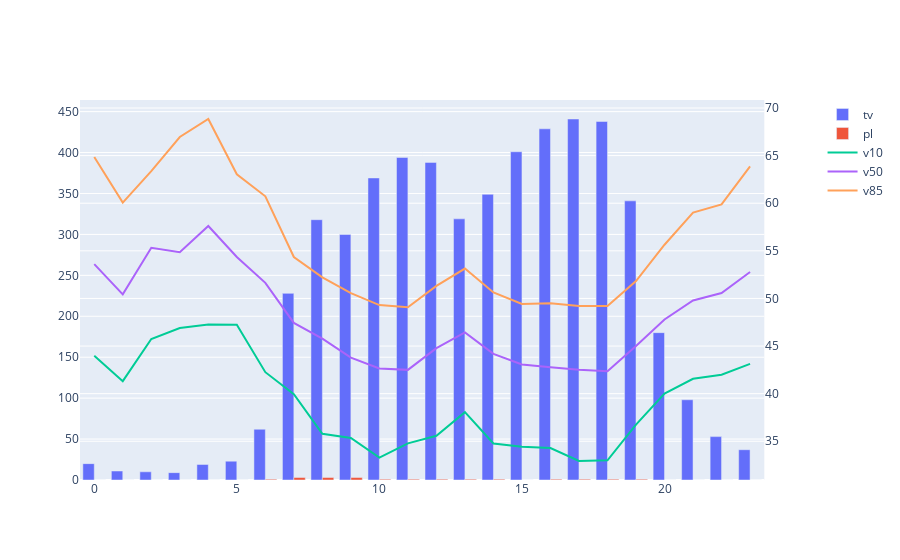

Write notebook code for a chart like this one.
### Code cell
typesVeh=['tv', 'pl']
sens='sens1'
fig = make_subplots(specs=[[{"secondary_y": True}]])
for t in typesVeh :
    test=round((cpt.dfMoyenne.loc[(cpt.dfMoyenne.jour.isin(dicoHoraire['mja']['listJours'])) &(cpt.dfMoyenne.type_veh==t) & (cpt.dfMoyenne.sens==sens)
       ].groupby(['heure','type_veh','sens']).nbVeh.sum()/dicoHoraire['mja']['nbJour']),0).reset_index()
    fig.add_trace(go.Bar(x=test['heure'], y=test['nbVeh'],name=t ),secondary_y=False)
for v in ('v10','v50','v85') : 
    vts=cpt.dfMoyenne.loc[(cpt.dfMoyenne.jour.isin(dicoHoraire['mja']['listJours'])) & (cpt.dfMoyenne.sens==sens)
       ].groupby(['heure','sens'])[v].mean().reset_index()
    fig.add_trace(go.Scatter(x=vts['heure'], y=vts[v], name=v),secondary_y=True)
fig

### Figure 1 — Plotly figure (JSON) as saved in the notebook; plotly's stock layout.template omitted (floating-point values rounded to 4 significant figures)
{"data": [{"name": "tv", "type": "bar", "x": [0, 1, 2, 3, 4, 5, 6, 7, 8, 9, 10, 11, 12, 13, 14, 15, 16, 17, 18, 19, 20, 21, 22, 23], "xaxis": "x", "y": [20, 11, 10, 9, 19, 23, 62, 228, 318, 300, 369, 394, 388, 319, 349, 401, 429, 441, 438, 341, 180, 98, 53, 37], "yaxis": "y"}, {"name": "pl", "type": "bar", "x": [0, 1, 2, 3, 4, 5, 6, 7, 8, 9, 10, 11, 12, 13, 14, 15, 16, 17, 18, 19, 20, 21, 22, 23], "xaxis": "x", "y": [0, 0, 0, 0, 0, 0, 1, 3, 3, 3, 1, 1, 1, 1, 1, 0, 1, 1, 1, 1, 0, 0, 0, 0], "yaxis": "y"}, {"name": "v10", "type": "scatter", "x": [0, 1, 2, 3, 4, 5, 6, 7, 8, 9, 10, 11, 12, 13, 14, 15, 16, 17, 18, 19, 20, 21, 22, 23], "xaxis": "x", "y": [43.98, 41.31, 45.74, 46.89, 47.26, 47.24, 42.26, 39.94, 35.79, 35.34, 33.29, 34.79, 35.57, 38.06, 34.77, 34.43, 34.29, 32.93, 33, 36.76, 40, 41.56, 41.99, 43.13], "yaxis": "y2"}, {"name": "v50", "type": "scatter", "x": [0, 1, 2, 3, 4, 5, 6, 7, 8, 9, 10, 11, 12, 13, 14, 15, 16, 17, 18, 19, 20, 21, 22, 23], "xaxis": "x", "y": [53.61, 50.43, 55.32, 54.86, 57.61, 54.36, 51.64, 47.43, 45.79, 43.79, 42.64, 42.5, 44.79, 46.43, 44.18, 43.07, 42.79, 42.5, 42.36, 45, 47.79, 49.79, 50.57, 52.79], "yaxis": "y2"}, {"name": "v85", "type": "scatter", "x": [0, 1, 2, 3, 4, 5, 6, 7, 8, 9, 10, 11, 12, 13, 14, 15, 16, 17, 18, 19, 20, 21, 22, 23], "xaxis": "x", "y": [64.86, 60.07, 63.37, 66.96, 68.85, 63.04, 60.72, 54.35, 52.22, 50.55, 49.31, 49.07, 51.31, 53.14, 50.63, 49.43, 49.49, 49.21, 49.21, 51.82, 55.64, 59.01, 59.88, 63.88], "yaxis": "y2"}], "layout": {"autosize": true, "xaxis": {"anchor": "y", "autorange": true, "domain": [0, 0.94], "range": [-0.5, 23.5], "type": "linear"}, "yaxis": {"anchor": "x", "autorange": true, "domain": [0, 1], "range": [0, 464.2], "type": "linear"}, "yaxis2": {"anchor": "x", "autorange": true, "overlaying": "y", "range": [30.93, 70.84], "side": "right", "type": "linear"}}}
